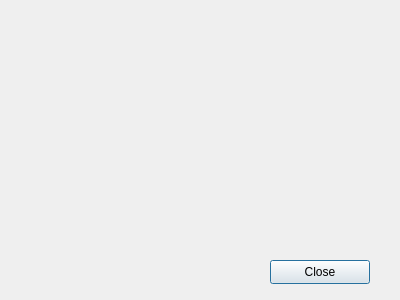
<?xml version="1.0" encoding="UTF-8"?>
<ui version="4.0">
 <class>MyDialog</class>
 <widget class="QDialog" name="MyDialog">
  <property name="geometry">
   <rect>
    <x>0</x>
    <y>0</y>
    <width>400</width>
    <height>300</height>
   </rect>
  </property>
  <property name="windowTitle">
   <string>Dialog</string>
  </property>
  <widget class="QPushButton" name="pushButton">
   <property name="geometry">
    <rect>
     <x>270</x>
     <y>260</y>
     <width>100</width>
     <height>24</height>
    </rect>
   </property>
   <property name="text">
    <string>Close</string>
   </property>
  </widget>
 </widget>
 <resources/>
 <connections/>
</ui>
